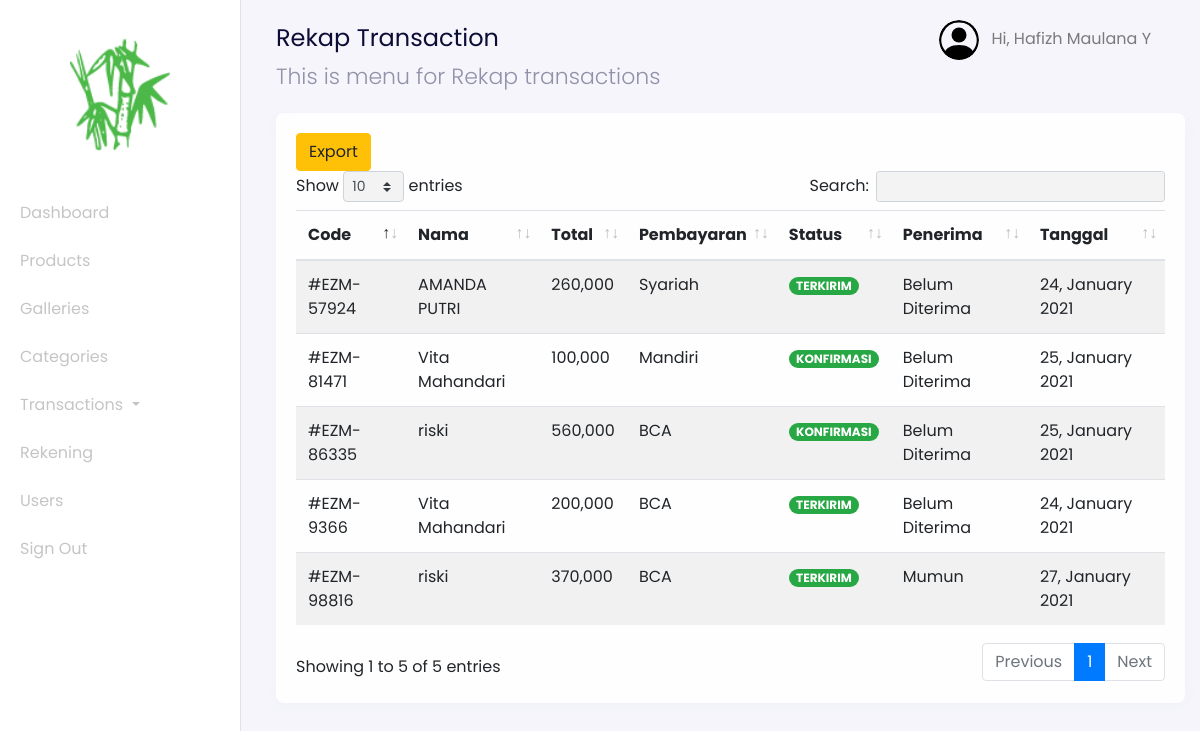
Screenshot of /admin?page=transactions-rekap (signed in) with the database file from the repository.
### tables this page shows
CREATE TABLE `users` (
  `id_user` int(11) NOT NULL,
  `name` varchar(255) NOT NULL,
  `email` varchar(255) NOT NULL,
  `password` varchar(255) NOT NULL,
  `address` text,
  `phone_number` varchar(255) NOT NULL,
  `postal_code` varchar(191) NOT NULL,
  `roles` varchar(255) NOT NULL
);

CREATE TABLE `transactions` (
  `id_transaction` int(11) NOT NULL,
  `user_id` int(11) NOT NULL,
  `total_price` int(11) NOT NULL,
  `city` varchar(255) NOT NULL,
  `rekening_id` int(11) NOT NULL,
  `transaction_status` varchar(255) NOT NULL,
  `weight_total` int(11) NOT NULL,
  `delivered` int(11) NOT NULL,
  `photo_transaction` varchar(255) NOT NULL,
  `code` varchar(255) NOT NULL,
  `receiver` varchar(255) NOT NULL,
  `time_arrived` timestamp NULL DEFAULT NULL,
  `created_at` timestamp NOT NULL DEFAULT CURRENT_TIMESTAMP
);

CREATE TABLE `rekening_numbers` (
  `id_rekening` int(11) NOT NULL,
  `bank_name` varchar(255) NOT NULL,
  `number` varchar(255) NOT NULL,
  `rekening_name` varchar(255) NOT NULL
);

### config/config.php (called while the page is built, shortened)
<?php
$host = 'localhost';
$user = 'root';
$password = '';
$dbname = 'bamboo_art';
$conn = mysqli_connect($host, $user, $password, $dbname);
function query($query)
{
    global $conn;
    $result = mysqli_query($conn, $query);
    $rows = [];
    while ($row = mysqli_fetch_assoc($result)) {
        $rows[] = $row;
    }
    return $rows;
}
?>

### admin/transaction/dashboard-transactions-rekap.php (the view, shortened to what this page needs)
<nav
  class="navbar navbar-expand-lg navbar-light navbar-store fixed-top"
  data-aos="fade-down"
>
  <div class="container-fluid">
    <div class="collpase navbar-collapse" id="navbarResponsive">
      <ul class="navbar-nav d-none d-lg-flex ml-auto">
        <li class="nav-item dropdown">
          <a
            href="#"
            class="nav-link"
            id="navbarDropdown"
            role="button"
            data-toggle="dropdown"
          >
          <img
              src="../assets/images/person-circle.svg"
              alt="profile"
              height="40px"
              class="rounded-circle mr-2 profile-picture"
            />
            <?php
              $id_user = $_SESSION['user'];
              $user = query("SELECT * FROM users WHERE id_user = $id_user")[0];
            ?>
            Hi, <?= $user["name"]; ?>
          </a>
        </li>
      </ul>
    </div>
  </div>
</nav>
<div class="section-content section-dashboard-home" data-aos="fade-up">
  <div class="container-fluid">
    <div class="dashboard-heading">
      <h2 class="dashboard-title">Rekap Transaction</h2>
      <p class="dashboard-subtitle">This is menu for Rekap transactions </p>
    </div>
    <div class="dashboard-content">
      <div class="row mt-4">
        <div class="col-12">
          <div class="card">
            <div class="card-body">
              <div class="row">
                <div class="col-12">
                  <div class="table-responsive">
                  <button class="btn btn-warning" type="button" button onclick="ExportToExcel('xlsx')">Export</button><br>
                    <table class="table table-striped table-hover" id="table">
                      <thead>
                        <tr>
                          <th scope="col">Code</th>
                          <th scope="col">Nama</th>
                          <th scope="col">Total</th>
                          <th scope="col">Pembayaran</th>
                          <th scope="col">Status</th>
                          <th scope="col">Penerima</th>
                          <th scope="col">Tanggal</th>
                        </tr>
                      </thead>
                      <tbody>
                        <?php
                          $query = "SELECT * FROM transactions INNER JOIN users ON transactions.user_id = users.id_user INNER JOIN rekening_numbers ON transactions.rekening_id = rekening_numbers.id_rekening WHERE transaction_status in ('KONFIRMASI','TERKONFIRMASI','TERKIRIM')";
                          $transactions = query($query);
                        ?>
                        <?php foreach ($transactions as $transaction) : ?>
                          <tr>
                            <td>#<?= $transaction["code"]; ?></td>
                            <td><?= $transaction["name"]; ?></td>
                            <td><?= number_format($transaction["total_price"]); ?></td>
                            <td><?= $transaction["bank_name"]; ?></td>
                            <td>
                              <?php if ($transaction["transaction_status"] == "BELUM KONFIRMASI") : ?>
                                <span class="badge badge-pill badge-danger"><?= $transaction["transaction_status"]; ?></span>
                              <?php elseif($transaction["transaction_status"] == "TERKONFIRMASI"): ?>
                              <span class="badge badge-pill badge-warning"><?= $transaction["transaction_status"]; ?></span>
                              <?php elseif($transaction["transaction_status"] == "PICKUP") : ?>
                                <span class="badge badge-pill badge-primary"><?= $transaction["transaction_status"]; ?></span>
                              <?php else: ?>
                                <span class="badge badge-pill badge-success"><?= $transaction["transaction_status"]; ?></span>
                              <?php endif; ?>
                            </td>
                            <?php if (isset($transaction["receiver"])) : ?>
                              <td><?= $transaction["receiver"] ? $transaction['receiver'] : 'Belum Diterima'; ?></td>
                            <?php endif;?>
                            <?php
                              $tanggal = $transaction["created_at"];
                            ?>
                            <td><?= date('d, F Y', strtotime($tanggal)); ?></td>
                          </tr>
                        <?php endforeach;?>
                      </tbody>
                    </table>
                  </div>
                </div>
              </div>
            </div>
          </div>
        </div>
      </div>
    </div>
  </div>
</div>

### rows the page displays
users: name "Hafizh Maulana Y"
transactions: code "EZM-57924", user.name "AMANDA PUTRI", total_price "260,000", rekening_numbers.bank_name "Syariah", transaction_status "TERKIRIM", receiver "Belum Diterima", created_at "24, January 2021"
transactions: code "EZM-9366", user.name "Vita Mahandari", total_price "200,000", rekening_numbers.bank_name "BCA", transaction_status "TERKIRIM", receiver "Belum Diterima", created_at "24, January 2021"
transactions: code "EZM-86335", user.name "riski", total_price "560,000", rekening_numbers.bank_name "BCA", transaction_status "KONFIRMASI", receiver "Belum Diterima", created_at "25, January 2021"
transactions: code "EZM-81471", user.name "Vita Mahandari", total_price "100,000", rekening_numbers.bank_name "Mandiri", transaction_status "KONFIRMASI", receiver "Belum Diterima", created_at "25, January 2021"
transactions: code "EZM-98816", user.name "riski", total_price "370,000", rekening_numbers.bank_name "BCA", transaction_status "TERKIRIM", receiver "Mumun", created_at "27, January 2021"
